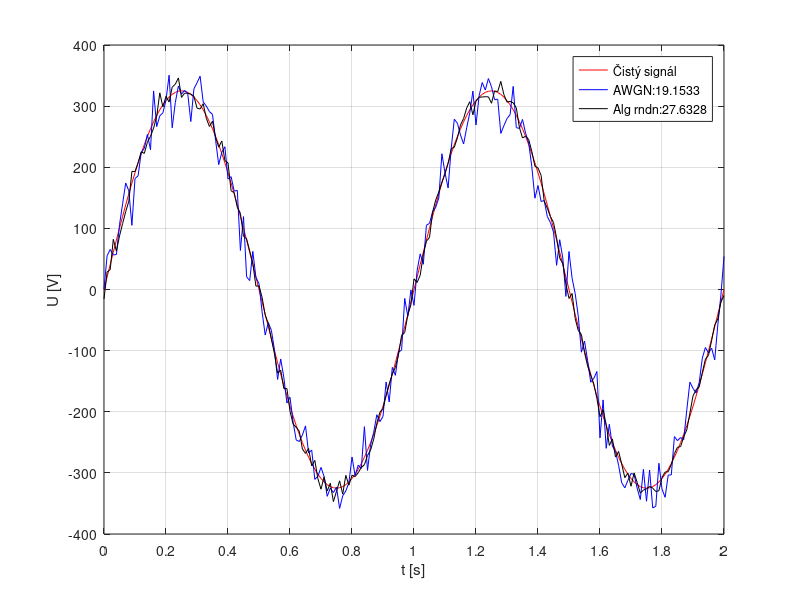

The MATLAB source for this figure:
close all;
clear all;
N = 2;
f_sig = 1;
f_sample = 100;
t = 0:1/f_sample:(2*1/f_sig);

AMP = 325;
DC = 0;
SNR = 20; %dB
SNRlin = 10^(SNR/20);

sine = DC+AMP*sin(2*f_sig*pi*t);

out_awgn = awgn(sine,SNR,'measured');
noise = SNRlin*(randn(size(t)));

out_alg = sine+noise;

%Pocitam neco spatne, nebo jenom blbe generuju šum?
SNR_realAWGN = 20*log10(rms(sine)/rms(out_awgn-sine));
SNR_realFNC = 20*log10(rms(sine)/rms(noise));

plot(t,sine,'color','r');
hold on;
plot(t,out_awgn,'color','b');
hold on;
plot(t,out_alg,'color','k');
hold on;
xlabel('t [s]');
ylabel('U [V]');
grid on;
set(gca, 'xtick', 0:0.2:2);
set(gca, 'ytick', -500:100:500);
legend('Čistý signál',strcat('AWGN: ',num2str(SNR_realAWGN)),strcat('Alg rndn: ', num2str(SNR_realFNC)));
